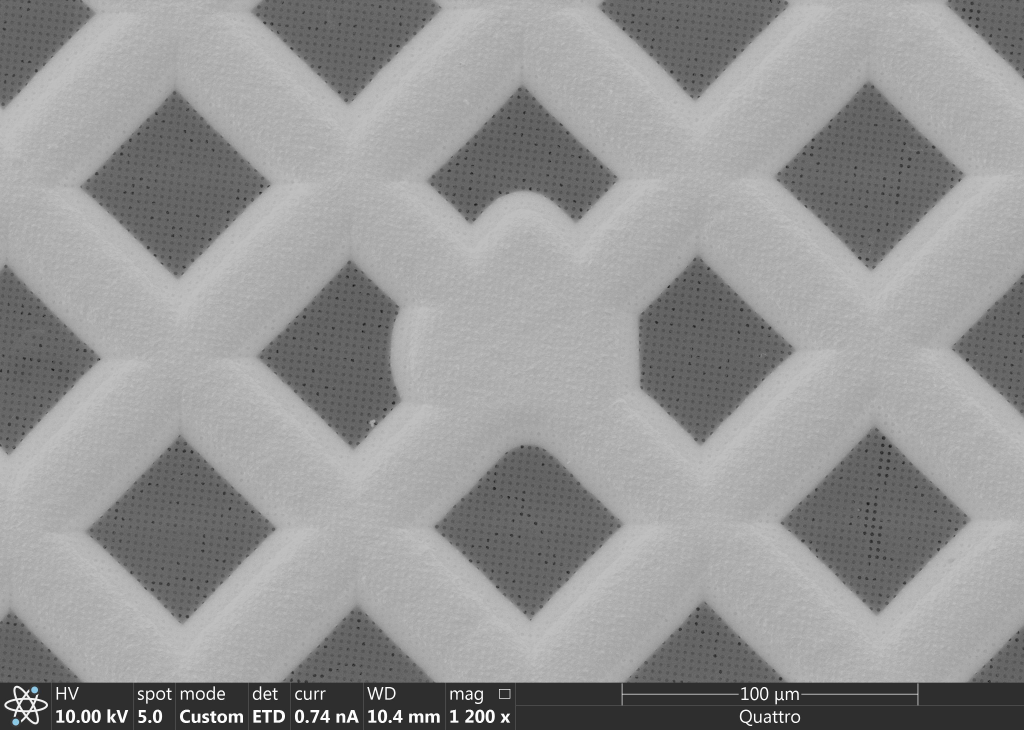
#> input picture testdata/10_001.jpg, 3072 x 2188 px (shown at 1/3 size); its folder holds only this picture in this run
$ python -i cvmethods_defect_detection.py   (imports and definitions only)
#> lines starting #> are read from the running program, lines starting #| are printed output that depends on the picture
#> further down, picture is the input picture: shape (2188, 3072, 3); mean B, G, R 149, 149, 149
# -*- coding: utf-8 -*-
"""
SEM Grid Defect Detection (Integrated Folder Batch Evaluation - Final Fixed Version)
Dependencies: opencv-python, numpy, pandas, tqdm
pip install opencv-python numpy pandas tqdm
"""

import cv2
import numpy as np
import json
import os
import glob
from tqdm import tqdm
import pandas as pd

# [55 lines left out: functions create_masks_from_json, calculate_segmentation_metrics, preprocess, not called in this run]

def remove_small_components(bin_mask, min_area=50):
    """Removes small noise components via connected components analysis. Returns clean_mask"""
    num_labels, labels, stats, centroids = cv2.connectedComponentsWithStats(bin_mask.astype(np.uint8), connectivity=8)
    clean_mask = np.zeros_like(bin_mask, dtype=np.uint8)
    for lab in range(1, num_labels):
        if stats[lab, cv2.CC_STAT_AREA] >= min_area:
            clean_mask[labels == lab] = 255
    return clean_mask


def detect_contamination_tophat(img_blur, tophat_ksize=25, threshold=30, min_area=20, morph_ksize=3):
    """[Improved Method] Detects bright spot contamination using Top-hat transform (local anomaly detection)"""
#> called with tophat_ksize = 25, threshold = 30, min_area = 20, morph_ksize = 3
    kernel = cv2.getStructuringElement(cv2.MORPH_ELLIPSE, (tophat_ksize, tophat_ksize))
    tophat_img = cv2.morphologyEx(img_blur, cv2.MORPH_TOPHAT, kernel)
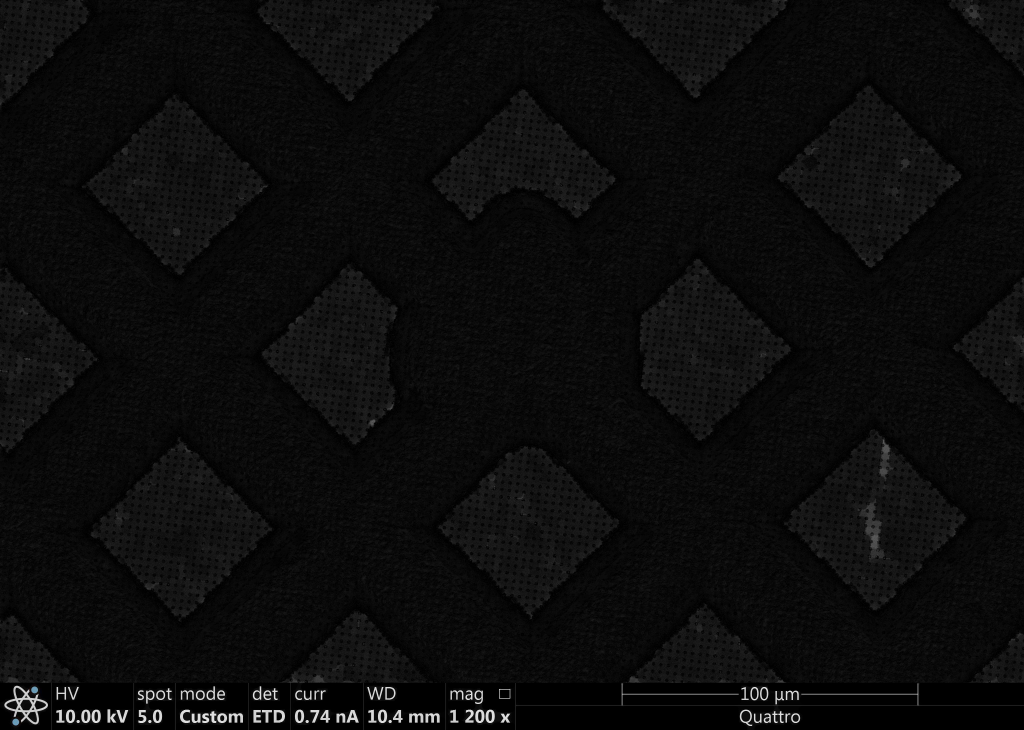
#> tophat_img: shape (2188, 3072, 3) (shown at 1/3 size); mean B, G, R 12.2, 12.2, 12.2
    _, thr = cv2.threshold(tophat_img, threshold, 255, cv2.THRESH_BINARY)
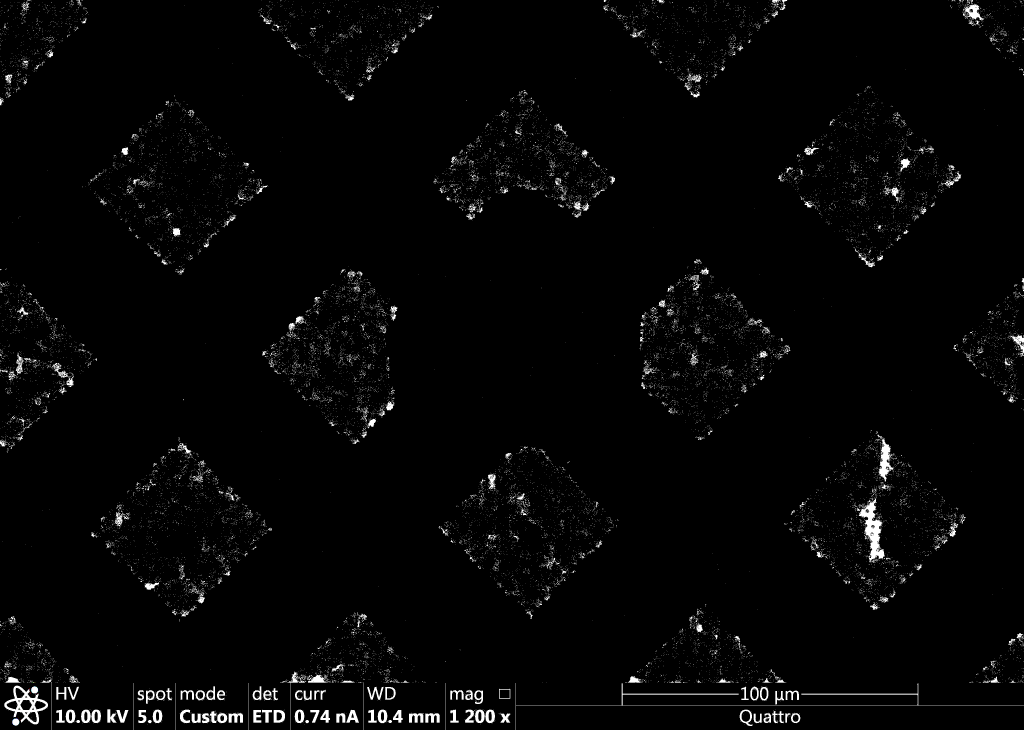
#> thr: shape (2188, 3072, 3) (shown at 1/3 size); mean B, G, R 5.7, 5.7, 5.7
    morph_kernel = cv2.getStructuringElement(cv2.MORPH_ELLIPSE, (morph_ksize, morph_ksize))
    thr = cv2.morphologyEx(thr, cv2.MORPH_CLOSE, morph_kernel, iterations=2)
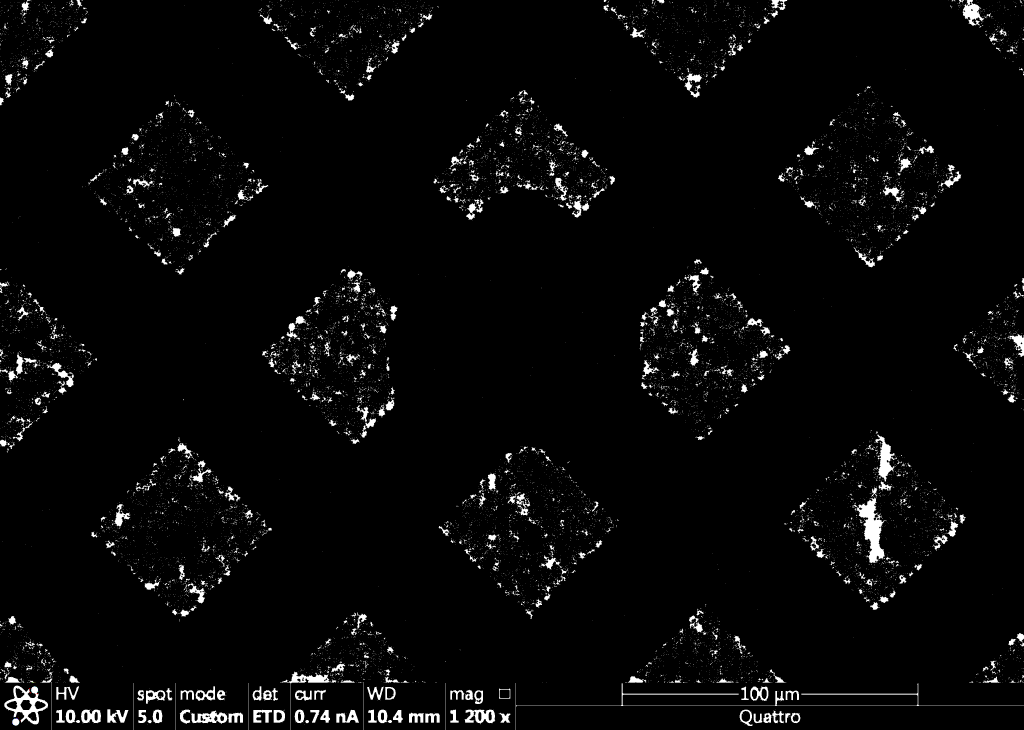
#> thr: shape (2188, 3072, 3) (shown at 1/3 size); mean B, G, R 8.1, 8.1, 8.1
    clean_mask = remove_small_components(thr, min_area=min_area)
    return clean_mask, tophat_img

# ================================== FIX STARTS HERE ==================================
# [68 lines left out: functions detect_damage, overlay_results, analyze_and_evaluate_single_image, not called in this run]


# --- Main Program: Batch Evaluate Test Set Folder ---
# [98 lines not run here, left out]

>>> import cv2
>>> picture = cv2.imread('testdata/10_001.jpg')
#> (the run stopped early here; a loop or call above may not have finished)

$ run again, on testdata/12_001.jpg
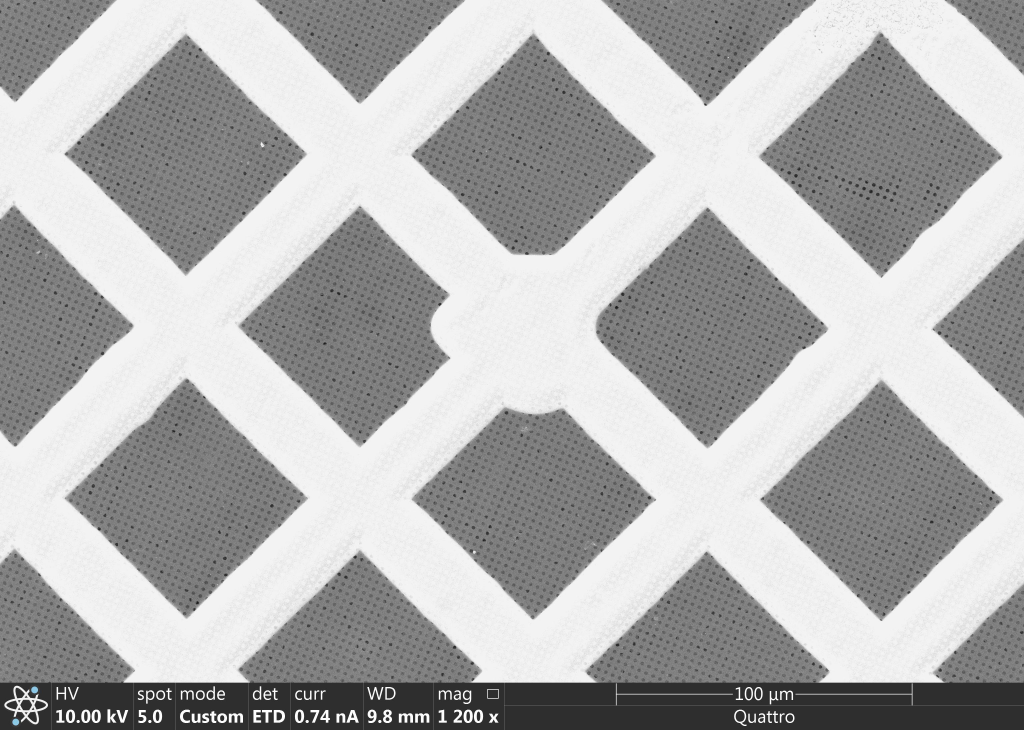
#> input picture testdata/12_001.jpg, 3072 x 2188 px (shown at 1/3 size)
#> picture is the input picture: shape (2188, 3072, 3); mean B, G, R 176.2, 176.2, 176.2
#> in detect_contamination_tophat, `tophat_img = cv2.morphologyEx(img_blur, cv2.MORPH_TOPHAT, kernel)`:
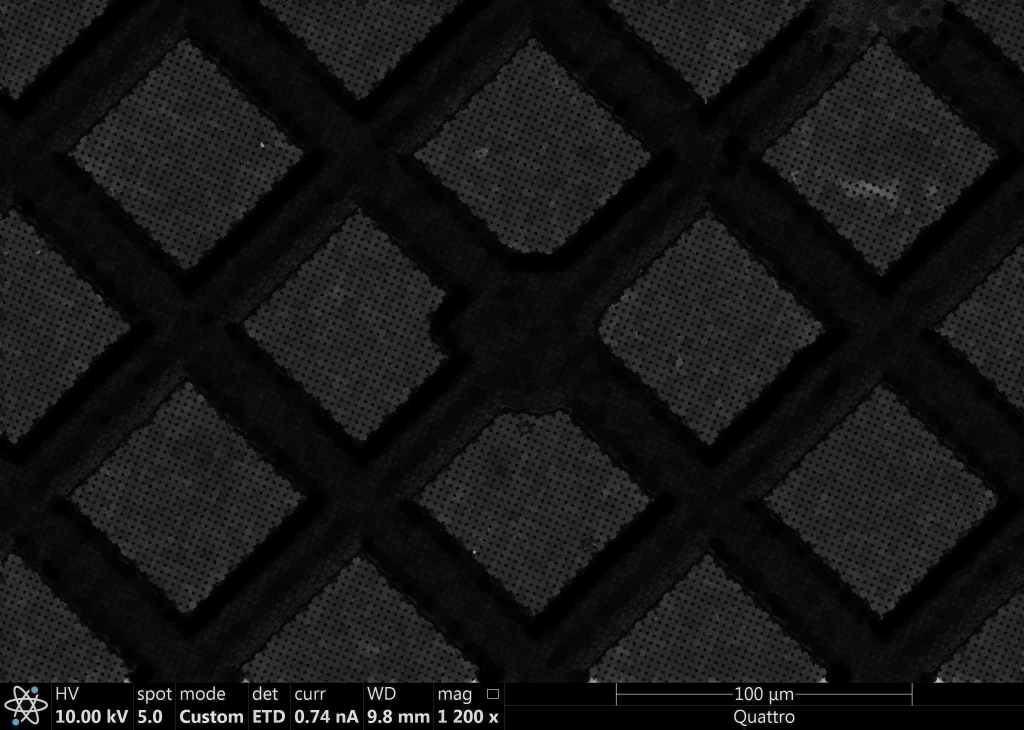
#> tophat_img: shape (2188, 3072, 3) (shown at 1/3 size); mean B, G, R 21.5, 21.5, 21.5
#> in detect_contamination_tophat, `thr = cv2.morphologyEx(thr, cv2.MORPH_CLOSE, morph_kernel, iterations=2)`:
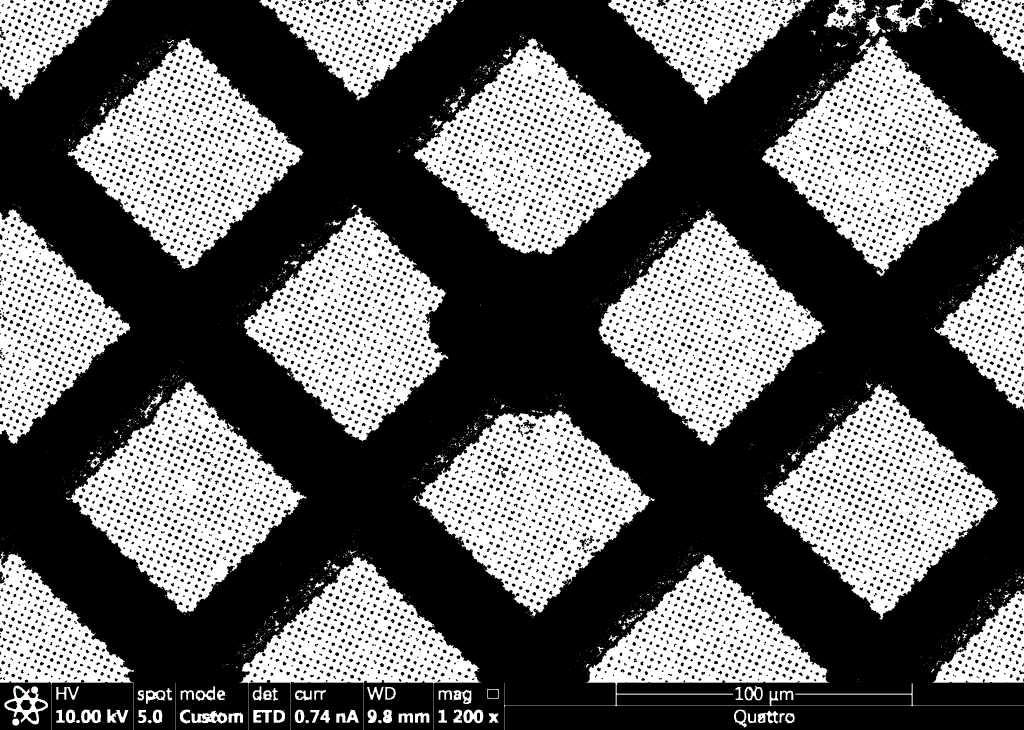
#> thr: shape (2188, 3072, 3) (shown at 1/3 size); mean B, G, R 96.4, 96.4, 96.4
